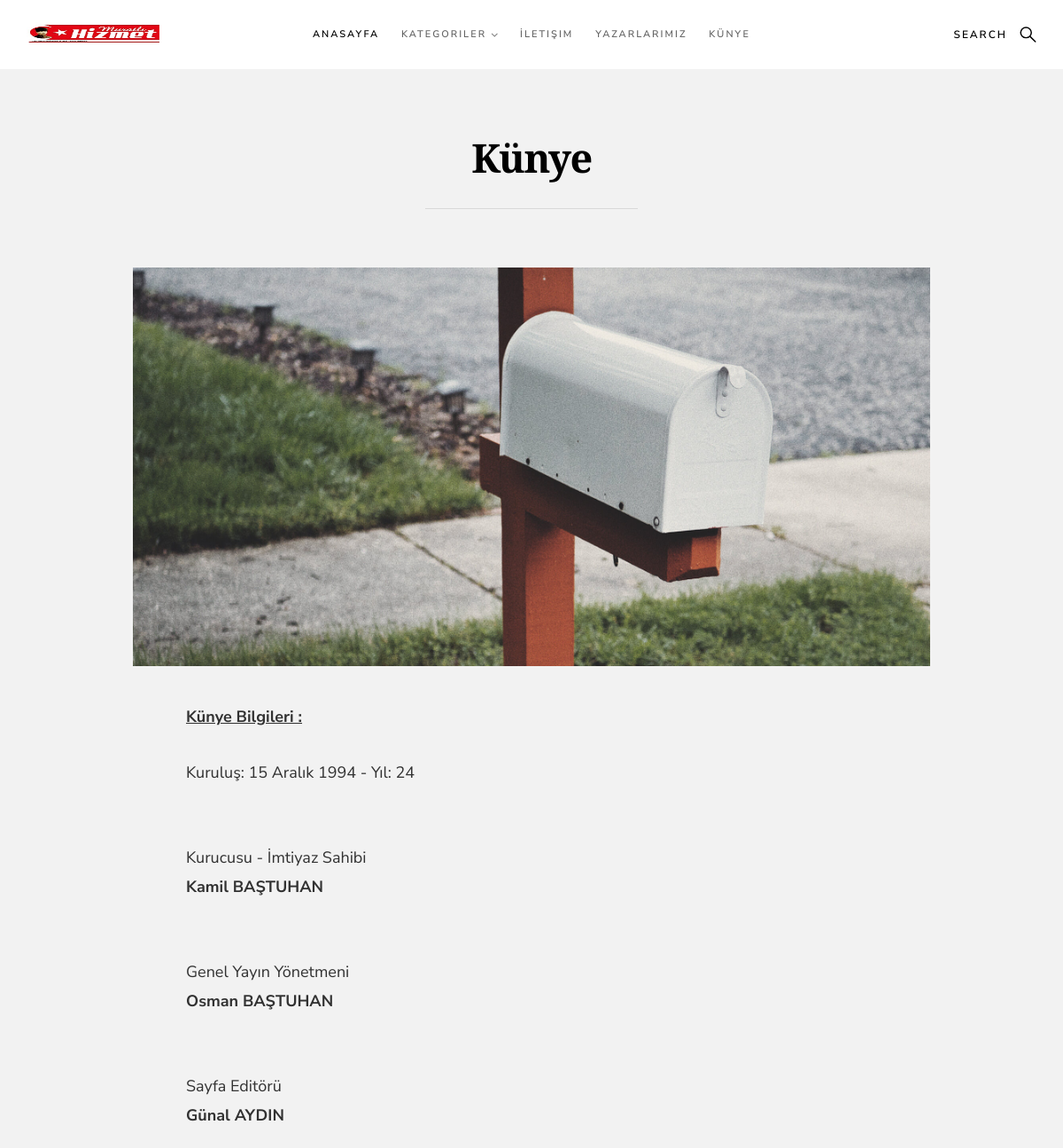
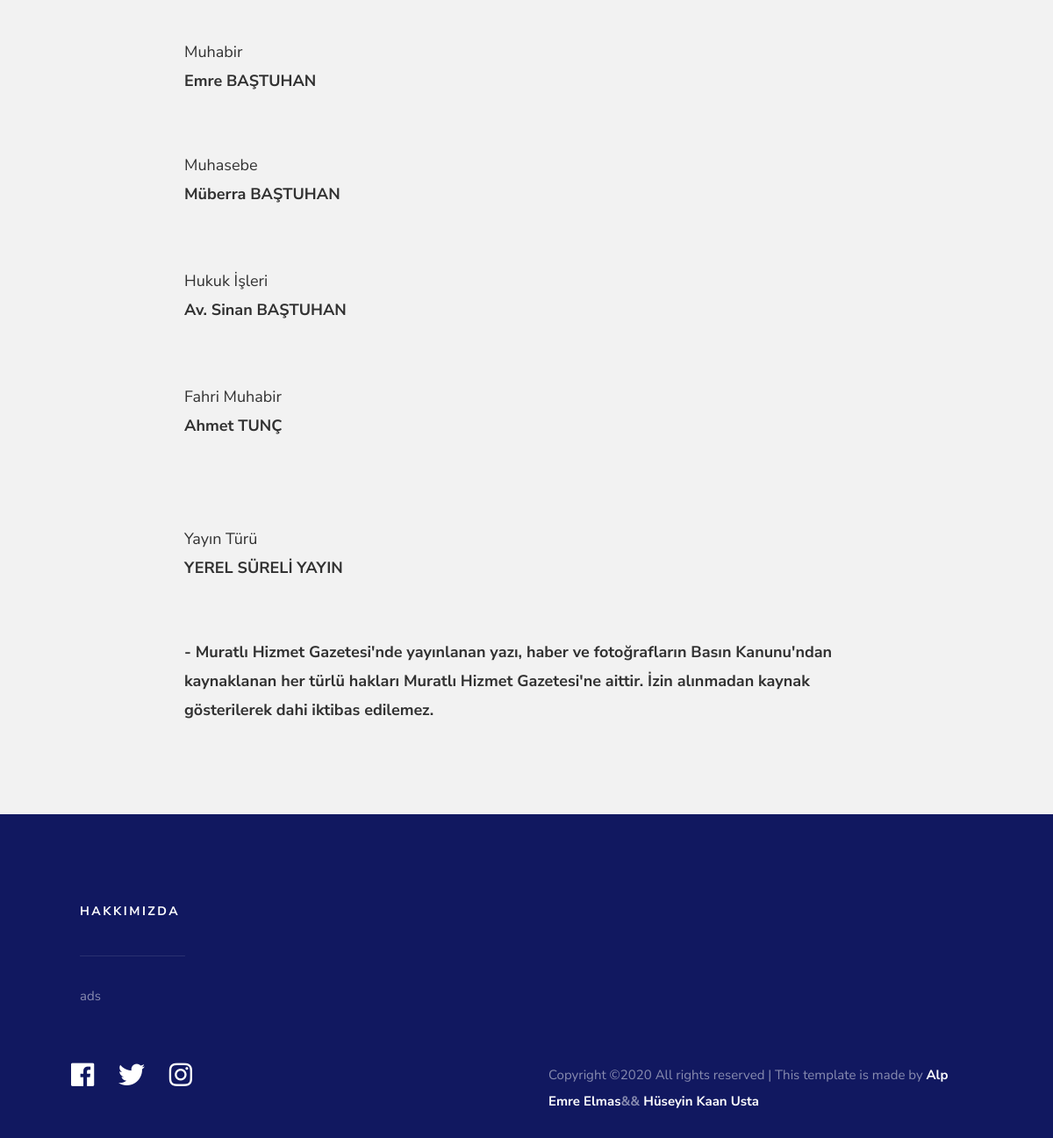
The page /kunye/ on the database its author committed (2 pictures, top to bottom).
### home/models.py (models this page shows, shortened)
class Setting(models.Model):
    title = models.CharField(max_length=100)
    keywords = models.CharField(max_length=255)
    description = models.CharField(max_length=255)
    company = models.CharField(max_length=50)
    address = models.CharField(max_length=150)
    phone = models.CharField(max_length=15)
    fax = models.CharField(max_length=15)
    email = models.CharField(max_length=50)
    icon = models.ImageField(blank=True, upload_to='images/')
    facebook = models.CharField(max_length=50)
    instagram = models.CharField(max_length=50)
    twitter = models.CharField(max_length=50)
    aboutus = RichTextUploadingField()
    contact = RichTextUploadingField()
    kunye = RichTextUploadingField()
    create_at = models.DateTimeField(auto_now_add=True)
    update_at = models.DateTimeField(auto_now=True)

### home/views.py (the view)
# urls.py: path('kunye/', views.kunye, name='kunye')
def kunye(request):
    setting = Setting.objects.get(pk=1)
    category = Category.objects.all()
    context = {
        'page':'filter',
        'category':category,
        'setting':setting
    }
    return render(request, 'kunye.html', context)

### home/templates/kunye.html (shortened to what this page needs)
{% extends 'homebase.html' %}
{% block content %}
<section class="s-content s-content--top-padding s-content--narrow">
    <div class="row narrow">
        <div class="col-full s-content__header">
            <h1 class="display-1 display-1--with-line-sep">Künye</h1>
        </div>
    </div>
    <div class="row">
        <div class="col-full s-content__main">
            <p>
            <img src="images/thumbs/contact/contact-1000.jpg"
                 srcset="images/thumbs/contact/contact-2000.jpg 2000w,
                         images/thumbs/contact/contact-1000.jpg 1000w,
                         images/thumbs/contact/contact-500.jpg 500w"
                 sizes="(max-width: 2000px) 100vw, 2000px" alt="">
            </p>
            <p>
            {{setting.kunye|safe}}
        </div>
    </div>
</section>
{% endblock %}

### home/templates/header.html (shortened to what this page needs)
{% load static %}
        <header class="s-header header">
        <div class="header__logo">
            <a class="logo" href="/">
                <img src="{{setting.icon.url}}" >
            </a>
        </div>
        <a class="header__search-trigger" href="#0"></a>
        <nav class="header__nav-wrap">
            <ul class="header__nav">
                <li class="current"><a href="/" >Anasayfa</a></li>
                <li class="has-children">
                    <a href="#0" title="">Kategoriler</a>
                </li>
                <li><a href="/iletisim/">İletişim</a></li>
                <li><a href="/yazar/">Yazarlarımız</a></li>
                <li><a href="/kunye/">Künye</a></li>
            </ul>
        </nav>
    </header>

### home/templates/footer.html (shortened to what this page needs)
<footer class="s-footer">
    <div class="s-footer__main">
        <div class="row">
            <div class="col-six tab-full s-footer__about">
                <h4>Hakkımızda</h4>
                <p>{{setting.aboutus|safe}}</p>
            </div>
        </div>
    </div>
    <div class="s-footer__bottom">
        <div class="row">
            <div class="col-six">
                <ul class="footer-social">
                    <li>
                        <a href="{{setting.facebook}}"><i class="fab fa-facebook"></i></a>
                    </li>
                    <li>
                        <a href="{{setting.twitter}}"><i class="fab fa-twitter"></i></a>
                    </li>
                    <li>
                        <a href="{{setting.instagram}}"><i class="fab fa-instagram"></i></a>
                    </li>
                </ul>
            </div>
            <div class="col-six">
                <div class="s-footer__copyright">
                    <span>
Copyright &copy;<script>document.write(new Date().getFullYear());</script> All rights reserved | This template is made by <strong><a href="https://www.instagram.com/alp_emre_elmas/"> Alp Emre Elmas</a>&& <a href="https://www.instagram.com/nightman.413/" >Hüseyin Kaan Usta</a></strong>
</span>
                </div>
            </div>
        </div>
    </div>
</footer>

### home/static/css/base.css (style rules this page uses)
html { font-family: sans-serif; line-height: 1.15; -ms-text-size-adjust: 100%; -webkit-text-size-adjust: 100%; }
body { margin: 0; }
article, aside, footer, header, nav, section { display: block; }
h1 { font-size: 2em; margin: 0.67em 0; }
a { background-color: transparent; -webkit-text-decoration-skip: objects; }
b, strong { font-weight: inherit; }
b, strong { font-weight: bolder; }
img { border-style: none; }
html { font-size: 62.5%; box-sizing: border-box; }
*, *::before, *::after { box-sizing: inherit; }
body { font-weight: normal; line-height: 1; word-wrap: break-word; text-rendering: optimizeLegibility; -webkit-overflow-scrolling: touch; -webkit-text-size-adjust: none; }
body, input, button { -moz-osx-font-smoothing: grayscale; -webkit-font-smoothing: antialiased; }
img, video { max-width: 100%; height: auto; }
div, dl, dt, dd, ul, ol, li, h1, h2, h3, h4, h5, h6, pre, form, p, blockquote, th, td { margin: 0; padding: 0; }
h1, h2, h3, h4, h5, h6 { -webkit-font-smoothing: auto; -webkit-font-smoothing: antialiased; -webkit-font-variant-ligatures: common-ligatures; -moz-font-variant-ligatures: common-ligatures; font-variant-ligatures: common-ligatures; text-rendering: optimizeLegibility; }
em, i { font-style: italic; line-height: inherit; }
strong, b { font-weight: bold; line-height: inherit; }
ol, ul { list-style: none; }
li { display: block; }
a { text-decoration: none; line-height: inherit; }
a img { border: none; }
.row { width: 89%; max-width: 1200px; margin: 0 auto; }
.row:after { content: ""; display: table; clear: both; }
[class*="col-"] { float: left; padding: 0 20px; }
.col-six, .col-1-2 { width: 50%; }
.col-twelve, .col-full { width: 100%; }
@media only screen and (max-width:1200px) { [class*="col-"] { padding: 0 15px; } }

### rows shown on the page
Setting: icon (picture), kunye "Künye Bilgileri : Kuruluş: 15 Aralık 1994 - Yıl: 24 Kurucusu - İmtiyaz Sahibi Kamil BAŞTUHAN Genel Yayın Yönetmeni Osman BAŞTUHAN Sayfa Editörü Günal AYDIN Muhabir Emre BAŞTUHAN Muhasebe Müberra BAŞTUHAN Hukuk İşleri Av. Sinan BAŞTUHAN Fahri Muhabir Ahmet TUNÇ Yayın Türü YEREL SÜRELİ YAYIN - Muratlı Hizmet Gazetesi'nde yayınlanan yazı, haber ve fotoğrafların Basın Kanunu'ndan kaynaklanan her türlü hakları Muratlı Hizmet Gazetesi'ne aittir. İzin alınmadan kaynak gösterilerek dahi iktibas edilemez.", aboutus "ads"
